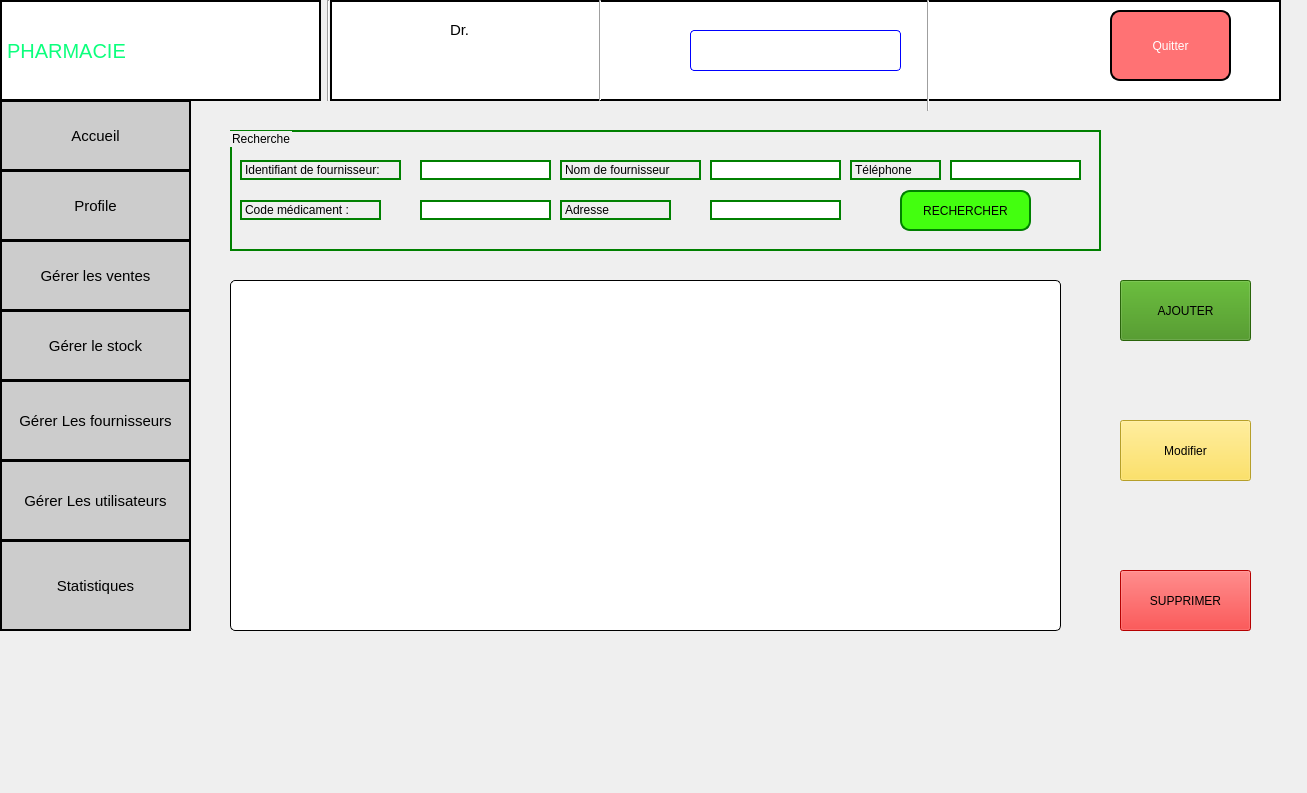
<?xml version="1.0" encoding="UTF-8"?>
<ui version="4.0">
 <class>gestion_fournisseur</class>
 <widget class="QDialog" name="gestion_fournisseur">
  <property name="geometry">
   <rect>
    <x>0</x>
    <y>0</y>
    <width>1307</width>
    <height>793</height>
   </rect>
  </property>
  <property name="windowTitle">
   <string>Dialog</string>
  </property>
  <widget class="QPushButton" name="pushButton_gerer_utilisateurs">
   <property name="geometry">
    <rect>
     <x>0</x>
     <y>460</y>
     <width>191</width>
     <height>81</height>
    </rect>
   </property>
   <property name="styleSheet">
    <string notr="true">background-color: rgb(204, 204, 204);font-size:15px;border:2px solid black;</string>
   </property>
   <property name="text">
    <string>Gérer Les utilisateurs</string>
   </property>
  </widget>
  <widget class="QPushButton" name="ButtonProfil_gerant">
   <property name="geometry">
    <rect>
     <x>0</x>
     <y>170</y>
     <width>191</width>
     <height>71</height>
    </rect>
   </property>
   <property name="styleSheet">
    <string notr="true">font-size:15px;border:2px solid black;
background-color: rgb(204, 204, 204);</string>
   </property>
   <property name="text">
    <string>Profile</string>
   </property>
  </widget>
  <widget class="QLabel" name="label_6">
   <property name="geometry">
    <rect>
     <x>450</x>
     <y>20</y>
     <width>101</width>
     <height>20</height>
    </rect>
   </property>
   <property name="styleSheet">
    <string notr="true">background-color: rgb(255, 255, 255);font-size:15px;
font: 600 16pt &quot;Segoe UI Variable Text Semibold&quot;;</string>
   </property>
   <property name="text">
    <string>Dr.</string>
   </property>
  </widget>
  <widget class="QLabel" name="label_8">
   <property name="geometry">
    <rect>
     <x>230</x>
     <y>10</y>
     <width>61</width>
     <height>81</height>
    </rect>
   </property>
   <property name="styleSheet">
    <string notr="true">background-color: rgb(255, 255, 255);</string>
   </property>
   <property name="text">
    <string/>
   </property>
   <property name="pixmap">
    <pixmap resource="ressource.qrc">:/res/image/devenir-pharmacien-921x1024.png</pixmap>
   </property>
   <property name="scaledContents">
    <bool>true</bool>
   </property>
  </widget>
  <widget class="QLabel" name="label_7">
   <property name="geometry">
    <rect>
     <x>1000</x>
     <y>10</y>
     <width>71</width>
     <height>71</height>
    </rect>
   </property>
   <property name="styleSheet">
    <string notr="true">background-color: white;</string>
   </property>
   <property name="text">
    <string/>
   </property>
   <property name="pixmap">
    <pixmap resource="ressource.qrc">:/res/image/R (1).png</pixmap>
   </property>
   <property name="scaledContents">
    <bool>true</bool>
   </property>
  </widget>
  <widget class="QPushButton" name="pushButton_gerer_fournisseur">
   <property name="geometry">
    <rect>
     <x>0</x>
     <y>380</y>
     <width>191</width>
     <height>81</height>
    </rect>
   </property>
   <property name="styleSheet">
    <string notr="true">background-color: rgb(204, 204, 204);font-size:15px;border:2px solid black;</string>
   </property>
   <property name="text">
    <string>Gérer Les fournisseurs</string>
   </property>
  </widget>
  <widget class="Line" name="line">
   <property name="geometry">
    <rect>
     <x>920</x>
     <y>0</y>
     <width>16</width>
     <height>111</height>
    </rect>
   </property>
   <property name="orientation">
    <enum>Qt::Vertical</enum>
   </property>
  </widget>
  <widget class="QPushButton" name="pushButton_gere_vente">
   <property name="geometry">
    <rect>
     <x>0</x>
     <y>240</y>
     <width>191</width>
     <height>71</height>
    </rect>
   </property>
   <property name="styleSheet">
    <string notr="true">
background-color: rgb(204, 204, 204);;font-size:15px;border:2px solid black;</string>
   </property>
   <property name="text">
    <string>Gérer les ventes</string>
   </property>
  </widget>
  <widget class="QLabel" name="label_3">
   <property name="geometry">
    <rect>
     <x>330</x>
     <y>0</y>
     <width>951</width>
     <height>101</height>
    </rect>
   </property>
   <property name="styleSheet">
    <string notr="true">background-color: rgb(255, 255, 255);border:2px solid black;</string>
   </property>
   <property name="text">
    <string/>
   </property>
  </widget>
  <widget class="QPushButton" name="pushButton_6">
   <property name="geometry">
    <rect>
     <x>1110</x>
     <y>10</y>
     <width>121</width>
     <height>71</height>
    </rect>
   </property>
   <property name="styleSheet">
    <string notr="true">border:2px solid black;color:white;border-radius:10px;
font: 900 12pt &quot;Arial Black&quot;;
background-color: rgb(255, 114, 116);</string>
   </property>
   <property name="text">
    <string>Quitter</string>
   </property>
  </widget>
  <widget class="QLabel" name="label_2">
   <property name="geometry">
    <rect>
     <x>0</x>
     <y>0</y>
     <width>321</width>
     <height>101</height>
    </rect>
   </property>
   <property name="styleSheet">
    <string notr="true">background-color: rgb(255, 255, 255);font-size:20px;
font: 20pt &quot;Segoe Script&quot;;border:2px solid black;
color: rgb(12, 255, 125);</string>
   </property>
   <property name="text">
    <string>PHARMACIE</string>
   </property>
  </widget>
  <widget class="QPushButton" name="pushButton_gerer_stock">
   <property name="geometry">
    <rect>
     <x>0</x>
     <y>310</y>
     <width>191</width>
     <height>71</height>
    </rect>
   </property>
   <property name="styleSheet">
    <string notr="true">background-color: rgb(204, 204, 204);font-size:15px;border:2px solid black;</string>
   </property>
   <property name="text">
    <string>Gérer le stock</string>
   </property>
  </widget>
  <widget class="Line" name="line_2">
   <property name="geometry">
    <rect>
     <x>320</x>
     <y>0</y>
     <width>16</width>
     <height>101</height>
    </rect>
   </property>
   <property name="orientation">
    <enum>Qt::Vertical</enum>
   </property>
  </widget>
  <widget class="QPushButton" name="pushButton_accueilgerat">
   <property name="geometry">
    <rect>
     <x>0</x>
     <y>100</y>
     <width>191</width>
     <height>71</height>
    </rect>
   </property>
   <property name="styleSheet">
    <string notr="true">background-color: rgb(204, 204, 204);font-size:15px;border:2px solid black;</string>
   </property>
   <property name="text">
    <string>Accueil</string>
   </property>
  </widget>
  <widget class="QLabel" name="nome_user">
   <property name="geometry">
    <rect>
     <x>440</x>
     <y>60</y>
     <width>101</width>
     <height>20</height>
    </rect>
   </property>
   <property name="styleSheet">
    <string notr="true">background-color:white;
font: 900 14pt &quot;Arial Black&quot;;</string>
   </property>
   <property name="text">
    <string/>
   </property>
  </widget>
  <widget class="QLabel" name="label_date">
   <property name="geometry">
    <rect>
     <x>690</x>
     <y>30</y>
     <width>211</width>
     <height>41</height>
    </rect>
   </property>
   <property name="styleSheet">
    <string notr="true">border:1px solid blue;border-radius:4px;
font: 14pt &quot;Rockwell&quot;;
background-color: rgb(255, 255, 255);</string>
   </property>
   <property name="text">
    <string/>
   </property>
  </widget>
  <widget class="QLabel" name="label_5">
   <property name="geometry">
    <rect>
     <x>620</x>
     <y>10</y>
     <width>61</width>
     <height>61</height>
    </rect>
   </property>
   <property name="text">
    <string/>
   </property>
   <property name="pixmap">
    <pixmap resource="ressource.qrc">:/res/image/OIP (3).jpeg</pixmap>
   </property>
   <property name="scaledContents">
    <bool>true</bool>
   </property>
  </widget>
  <widget class="Line" name="line_4">
   <property name="geometry">
    <rect>
     <x>590</x>
     <y>0</y>
     <width>20</width>
     <height>101</height>
    </rect>
   </property>
   <property name="orientation">
    <enum>Qt::Vertical</enum>
   </property>
  </widget>
  <widget class="QLabel" name="label">
   <property name="geometry">
    <rect>
     <x>900</x>
     <y>540</y>
     <width>37</width>
     <height>12</height>
    </rect>
   </property>
   <property name="text">
    <string/>
   </property>
  </widget>
  <widget class="QLabel" name="label_4">
   <property name="geometry">
    <rect>
     <x>360</x>
     <y>10</y>
     <width>61</width>
     <height>81</height>
    </rect>
   </property>
   <property name="text">
    <string/>
   </property>
   <property name="pixmap">
    <pixmap resource="ressource.qrc">:/res/image/WhatsApp Image 2024-04-30 à 20.55.44_6b270705.jpg</pixmap>
   </property>
   <property name="scaledContents">
    <bool>true</bool>
   </property>
  </widget>
  <widget class="QPushButton" name="pushButton_gerer_rupture_2">
   <property name="geometry">
    <rect>
     <x>0</x>
     <y>540</y>
     <width>191</width>
     <height>91</height>
    </rect>
   </property>
   <property name="styleSheet">
    <string notr="true">background-color: rgb(204, 204, 204);font-size:15px;border:2px solid black;</string>
   </property>
   <property name="text">
    <string>Statistiques</string>
   </property>
  </widget>
  <widget class="QGroupBox" name="groupBox">
   <property name="geometry">
    <rect>
     <x>230</x>
     <y>130</y>
     <width>871</width>
     <height>121</height>
    </rect>
   </property>
   <property name="styleSheet">
    <string notr="true">font: 16pt &quot;Arial Rounded MT Bold&quot;;border:2px solid green;</string>
   </property>
   <property name="title">
    <string>Recherche</string>
   </property>
   <widget class="QLabel" name="label_10">
    <property name="geometry">
     <rect>
      <x>10</x>
      <y>70</y>
      <width>141</width>
      <height>20</height>
     </rect>
    </property>
    <property name="styleSheet">
     <string notr="true">font: 10pt &quot;Arial&quot;;</string>
    </property>
    <property name="text">
     <string>Code médicament :</string>
    </property>
   </widget>
   <widget class="QLineEdit" name="lineEdit_Nom_fournisseur">
    <property name="geometry">
     <rect>
      <x>480</x>
      <y>30</y>
      <width>131</width>
      <height>20</height>
     </rect>
    </property>
    <property name="styleSheet">
     <string notr="true">font: 12pt &quot;Arial&quot;;</string>
    </property>
   </widget>
   <widget class="QLabel" name="label_11">
    <property name="geometry">
     <rect>
      <x>620</x>
      <y>30</y>
      <width>91</width>
      <height>20</height>
     </rect>
    </property>
    <property name="styleSheet">
     <string notr="true">font: 10pt &quot;Arial&quot;;</string>
    </property>
    <property name="text">
     <string>Téléphone</string>
    </property>
   </widget>
   <widget class="QLineEdit" name="lineEdit_telephone">
    <property name="geometry">
     <rect>
      <x>720</x>
      <y>30</y>
      <width>131</width>
      <height>20</height>
     </rect>
    </property>
    <property name="styleSheet">
     <string notr="true">font: 12pt &quot;Arial&quot;;</string>
    </property>
   </widget>
   <widget class="QLineEdit" name="LineEdit_id_fournisseur">
    <property name="geometry">
     <rect>
      <x>190</x>
      <y>30</y>
      <width>131</width>
      <height>20</height>
     </rect>
    </property>
    <property name="styleSheet">
     <string notr="true">font: 12pt &quot;Arial&quot;;</string>
    </property>
   </widget>
   <widget class="QLabel" name="label_12">
    <property name="geometry">
     <rect>
      <x>330</x>
      <y>30</y>
      <width>141</width>
      <height>20</height>
     </rect>
    </property>
    <property name="styleSheet">
     <string notr="true">font: 10pt &quot;Arial&quot;;</string>
    </property>
    <property name="text">
     <string>Nom de fournisseur</string>
    </property>
   </widget>
   <widget class="QLineEdit" name="lineEdit_codeMed_fournisseur">
    <property name="geometry">
     <rect>
      <x>190</x>
      <y>70</y>
      <width>131</width>
      <height>20</height>
     </rect>
    </property>
    <property name="styleSheet">
     <string notr="true">font: 12pt &quot;Arial&quot;;</string>
    </property>
   </widget>
   <widget class="QLabel" name="label_13">
    <property name="geometry">
     <rect>
      <x>330</x>
      <y>70</y>
      <width>111</width>
      <height>20</height>
     </rect>
    </property>
    <property name="styleSheet">
     <string notr="true">font: 10pt &quot;Arial&quot;;</string>
    </property>
    <property name="text">
     <string>Adresse</string>
    </property>
   </widget>
   <widget class="QPushButton" name="pushButton_Recherche_fournisseur">
    <property name="geometry">
     <rect>
      <x>670</x>
      <y>60</y>
      <width>131</width>
      <height>41</height>
     </rect>
    </property>
    <property name="styleSheet">
     <string notr="true">font: 12pt &quot;Arial Rounded MT Bold&quot;;
background-color: rgb(67, 255, 15);border-radius:10px;</string>
    </property>
    <property name="text">
     <string>RECHERCHER</string>
    </property>
   </widget>
   <widget class="QLabel" name="label_14">
    <property name="geometry">
     <rect>
      <x>10</x>
      <y>30</y>
      <width>161</width>
      <height>20</height>
     </rect>
    </property>
    <property name="styleSheet">
     <string notr="true">font: 10pt &quot;Arial&quot;;border:2px solid green;</string>
    </property>
    <property name="text">
     <string>Identifiant de fournisseur:</string>
    </property>
   </widget>
   <widget class="QLineEdit" name="lineEdit_adresse_fournisseur">
    <property name="geometry">
     <rect>
      <x>480</x>
      <y>70</y>
      <width>131</width>
      <height>20</height>
     </rect>
    </property>
    <property name="styleSheet">
     <string notr="true">border:2px solid green;font: 12pt &quot;Arial&quot;;</string>
    </property>
   </widget>
  </widget>
  <widget class="QTableWidget" name="tablestock">
   <property name="geometry">
    <rect>
     <x>230</x>
     <y>280</y>
     <width>831</width>
     <height>351</height>
    </rect>
   </property>
   <property name="styleSheet">
    <string notr="true">font: 10pt &quot;Arial Rounded MT Bold&quot;;
;border:1px solid  black ;border-radius:5px;
background-color: rgb(255, 255, 255);</string>
   </property>
  </widget>
  <widget class="QPushButton" name="pushButton_Ajouter_fournisseur">
   <property name="geometry">
    <rect>
     <x>1120</x>
     <y>280</y>
     <width>131</width>
     <height>61</height>
    </rect>
   </property>
   <property name="styleSheet">
    <string notr="true">font: 16pt &quot;Algerian&quot;;
background-color: rgb(58, 140, 14);</string>
   </property>
   <property name="text">
    <string>AJOUTER</string>
   </property>
  </widget>
  <widget class="QPushButton" name="pushButton_Modifier_fournisseur">
   <property name="geometry">
    <rect>
     <x>1120</x>
     <y>420</y>
     <width>131</width>
     <height>61</height>
    </rect>
   </property>
   <property name="styleSheet">
    <string notr="true">font: 16pt &quot;Algerian&quot;;
background-color: rgb(255, 222, 58);</string>
   </property>
   <property name="text">
    <string>Modifier</string>
   </property>
  </widget>
  <widget class="QPushButton" name="pushButton_supprimer_fournisseur">
   <property name="geometry">
    <rect>
     <x>1120</x>
     <y>570</y>
     <width>131</width>
     <height>61</height>
    </rect>
   </property>
   <property name="styleSheet">
    <string notr="true">font: 16pt &quot;Algerian&quot;;
background-color: rgb(255, 0, 0);</string>
   </property>
   <property name="text">
    <string>SUPPRIMER</string>
   </property>
  </widget>
  <zorder>label_3</zorder>
  <zorder>label_2</zorder>
  <zorder>pushButton_gerer_utilisateurs</zorder>
  <zorder>ButtonProfil_gerant</zorder>
  <zorder>label_6</zorder>
  <zorder>label_8</zorder>
  <zorder>label_7</zorder>
  <zorder>pushButton_gerer_fournisseur</zorder>
  <zorder>line</zorder>
  <zorder>pushButton_gere_vente</zorder>
  <zorder>pushButton_6</zorder>
  <zorder>pushButton_gerer_stock</zorder>
  <zorder>line_2</zorder>
  <zorder>pushButton_accueilgerat</zorder>
  <zorder>nome_user</zorder>
  <zorder>label_date</zorder>
  <zorder>label_5</zorder>
  <zorder>line_4</zorder>
  <zorder>label</zorder>
  <zorder>label_4</zorder>
  <zorder>pushButton_gerer_rupture_2</zorder>
  <zorder>groupBox</zorder>
  <zorder>tablestock</zorder>
  <zorder>pushButton_Ajouter_fournisseur</zorder>
  <zorder>pushButton_Modifier_fournisseur</zorder>
  <zorder>pushButton_supprimer_fournisseur</zorder>
 </widget>
 <resources>
  <include location="ressource.qrc"/>
 </resources>
 <connections/>
</ui>
